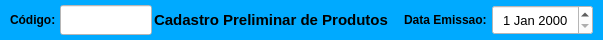
     <widget class="QWidget" name="widget" native="true">
      <property name="minimumSize">
       <size>
        <width>0</width>
        <height>40</height>
       </size>
      </property>
      <property name="maximumSize">
       <size>
        <width>16777215</width>
        <height>40</height>
       </size>
      </property>
      <property name="styleSheet">
       <string notr="true">background-color: rgb(0, 170, 255);</string>
      </property>
      <layout class="QHBoxLayout" name="horizontalLayout">
       <property name="spacing">
        <number>2</number>
       </property>
       <property name="leftMargin">
        <number>10</number>
       </property>
       <property name="topMargin">
        <number>5</number>
       </property>
       <property name="rightMargin">
        <number>10</number>
       </property>
       <property name="bottomMargin">
        <number>5</number>
       </property>
       <item>
        <widget class="QLabel" name="label_4">
         <property name="minimumSize">
          <size>
           <width>48</width>
           <height>0</height>
          </size>
         </property>
         <property name="maximumSize">
          <size>
           <width>48</width>
           <height>16777215</height>
          </size>
         </property>
         <property name="font">
          <font>
           <pointsize>9</pointsize>
           <weight>75</weight>
           <bold>true</bold>
          </font>
         </property>
         <property name="styleSheet">
          <string notr="true"/>
         </property>
         <property name="text">
          <string>Código:</string>
         </property>
         <property name="alignment">
          <set>Qt::AlignLeading|Qt::AlignLeft|Qt::AlignVCenter</set>
         </property>
        </widget>
       </item>
       <item>
        <widget class="QLineEdit" name="line_Num">
         <property name="sizePolicy">
          <sizepolicy hsizetype="Preferred" vsizetype="Preferred">
           <horstretch>0</horstretch>
           <verstretch>0</verstretch>
          </sizepolicy>
         </property>
         <property name="minimumSize">
          <size>
           <width>92</width>
           <height>0</height>
          </size>
         </property>
         <property name="maximumSize">
          <size>
           <width>92</width>
           <height>16777215</height>
          </size>
         </property>
         <property name="font">
          <font>
           <pointsize>12</pointsize>
          </font>
         </property>
         <property name="styleSheet">
          <string notr="true">background-color: rgb(255, 255, 255);</string>
         </property>
         <property name="inputMask">
          <string/>
         </property>
         <property name="text">
          <string/>
         </property>
         <property name="frame">
          <bool>true</bool>
         </property>
         <property name="echoMode">
          <enum>QLineEdit::Normal</enum>
         </property>
         <property name="alignment">
          <set>Qt::AlignCenter</set>
         </property>
         <property name="dragEnabled">
          <bool>false</bool>
         </property>
         <property name="placeholderText">
          <string/>
         </property>
        </widget>
       </item>
       <item>
        <widget class="QLabel" name="label_13">
         <property name="sizePolicy">
          <sizepolicy hsizetype="Preferred" vsizetype="Preferred">
           <horstretch>0</horstretch>
           <verstretch>0</verstretch>
          </sizepolicy>
         </property>
         <property name="minimumSize">
          <size>
           <width>0</width>
           <height>0</height>
          </size>
         </property>
         <property name="font">
          <font>
           <pointsize>11</pointsize>
           <weight>75</weight>
           <bold>true</bold>
          </font>
         </property>
         <property name="styleSheet">
          <string notr="true"/>
         </property>
         <property name="text">
          <string>Cadastro Preliminar de Produtos</string>
         </property>
         <property name="alignment">
          <set>Qt::AlignCenter</set>
         </property>
        </widget>
       </item>
       <item>
        <widget class="QLabel" name="label_11">
         <property name="sizePolicy">
          <sizepolicy hsizetype="Preferred" vsizetype="Preferred">
           <horstretch>0</horstretch>
           <verstretch>0</verstretch>
          </sizepolicy>
         </property>
         <property name="minimumSize">
          <size>
           <width>100</width>
           <height>0</height>
          </size>
         </property>
         <property name="maximumSize">
          <size>
           <width>100</width>
           <height>16777215</height>
          </size>
         </property>
         <property name="font">
          <font>
           <pointsize>9</pointsize>
           <weight>75</weight>
           <bold>true</bold>
          </font>
         </property>
         <property name="styleSheet">
          <string notr="true"/>
         </property>
         <property name="text">
          <string>Data Emissao: </string>
         </property>
         <property name="alignment">
          <set>Qt::AlignRight|Qt::AlignTrailing|Qt::AlignVCenter</set>
         </property>
        </widget>
       </item>
       <item>
        <widget class="QDateEdit" name="date_Emissao">
         <property name="sizePolicy">
          <sizepolicy hsizetype="Preferred" vsizetype="Preferred">
           <horstretch>0</horstretch>
           <verstretch>0</verstretch>
          </sizepolicy>
         </property>
         <property name="minimumSize">
          <size>
           <width>101</width>
           <height>0</height>
          </size>
         </property>
         <property name="maximumSize">
          <size>
           <width>101</width>
           <height>16777215</height>
          </size>
         </property>
         <property name="font">
          <font>
           <pointsize>10</pointsize>
          </font>
         </property>
         <property name="styleSheet">
          <string notr="true">background-color: rgb(255, 255, 255);</string>
         </property>
         <property name="alignment">
          <set>Qt::AlignCenter</set>
         </property>
        </widget>
       </item>
      </layout>
     </widget>
